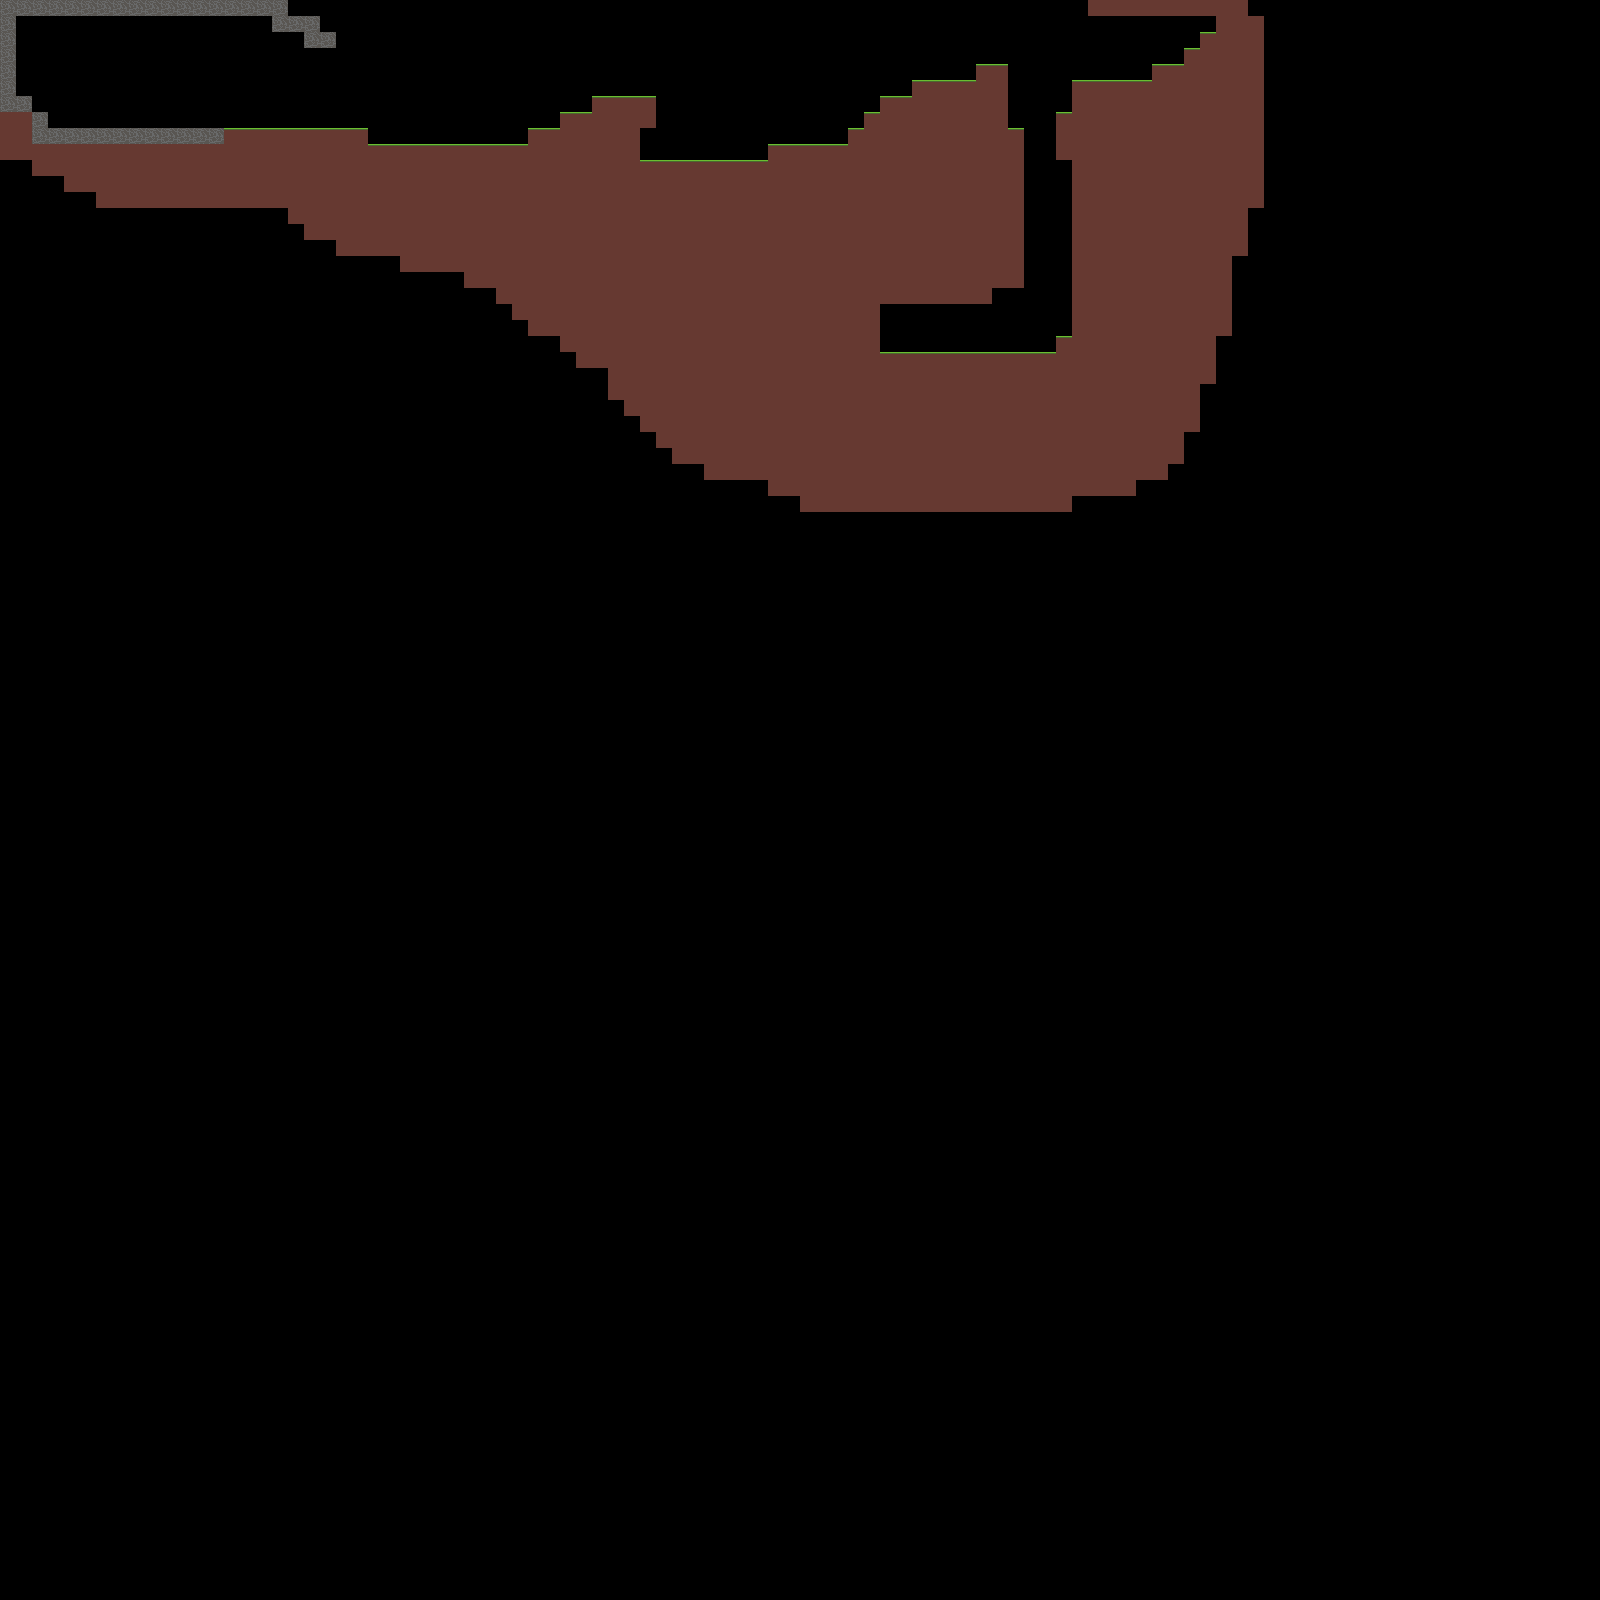

The image is a tile-based game level rendered from a .tmx file. Its description and source (layers, tilesets, objects; grid data summarised) follow:
An orthogonal 100x100 tile map with 16x16 px tiles, 1 tile layer (solid).

<map version="1.4" tiledversion="1.4.2" orientation="orthogonal" renderorder="right-down" width="100" height="100" tilewidth="16" tileheight="16" infinite="0" nextlayerid="2" nextobjectid="1">
 <editorsettings>
  <export target="map-basic.json" format="json" />
 </editorsettings>
 <tileset firstgid="1" name="ts-basic" tilewidth="16" tileheight="16" tilecount="3" columns="3">
  <image source="tileset.png" width="48" height="16" />
  <tile id="0">
   <properties>
    <property name="collides" type="bool" value="true" />
   </properties>
  </tile>
  <tile id="1">
   <properties>
    <property name="collides" type="bool" value="true" />
   </properties>
  </tile>
  <tile id="2">
   <properties>
    <property name="collides" type="bool" value="true" />
   </properties>
  </tile>
 </tileset>
 <layer id="1" name="solid" width="100" height="100">
  <data>[10000 cells, 1190 non-empty, 3 distinct tile ids]</data>
 </layer>
</map>
